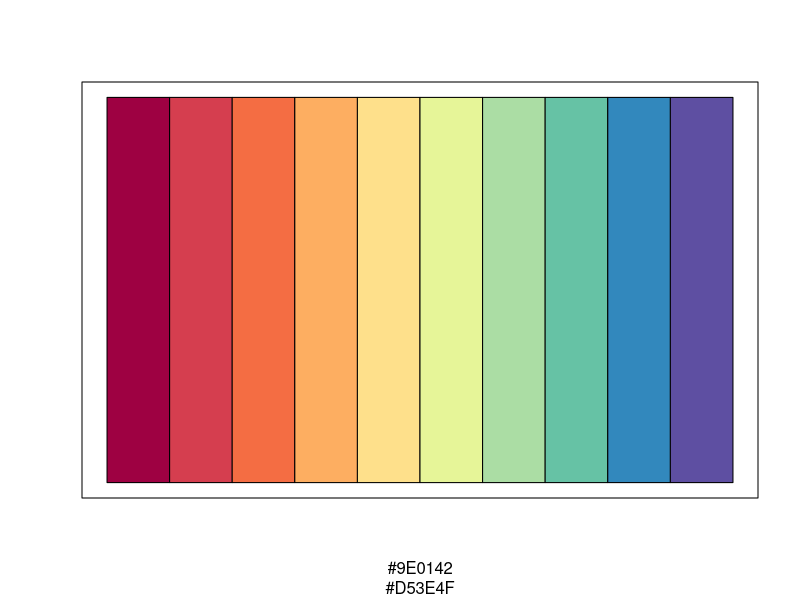
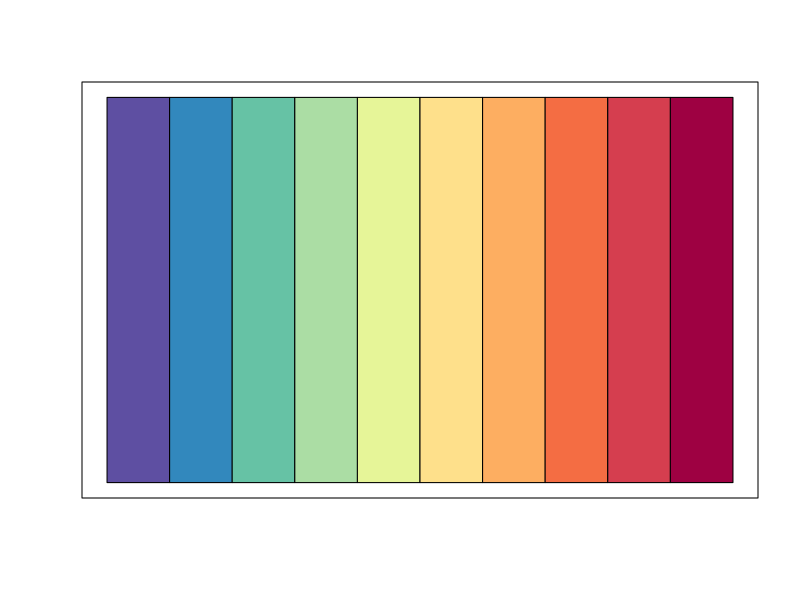
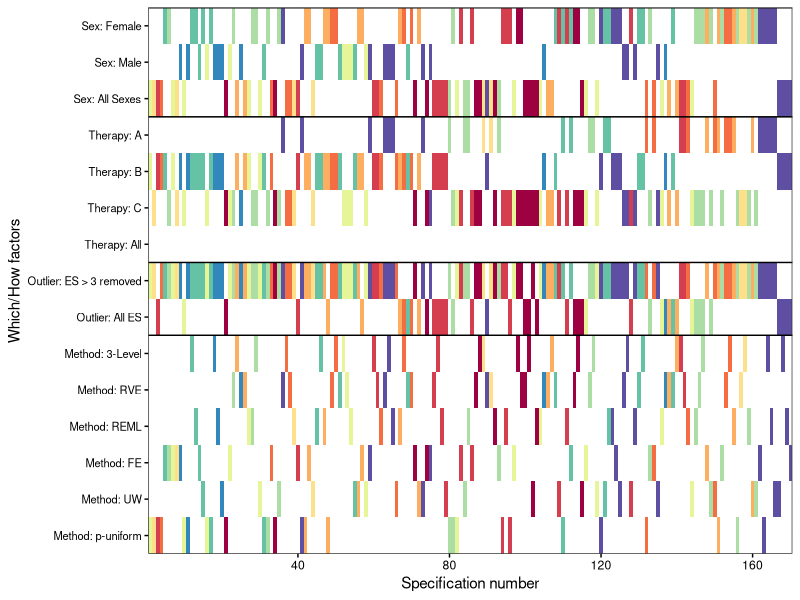
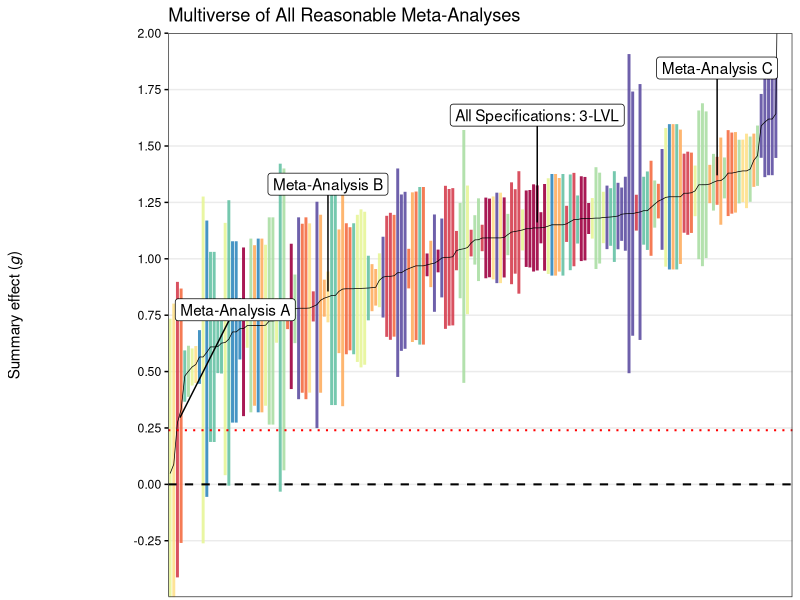
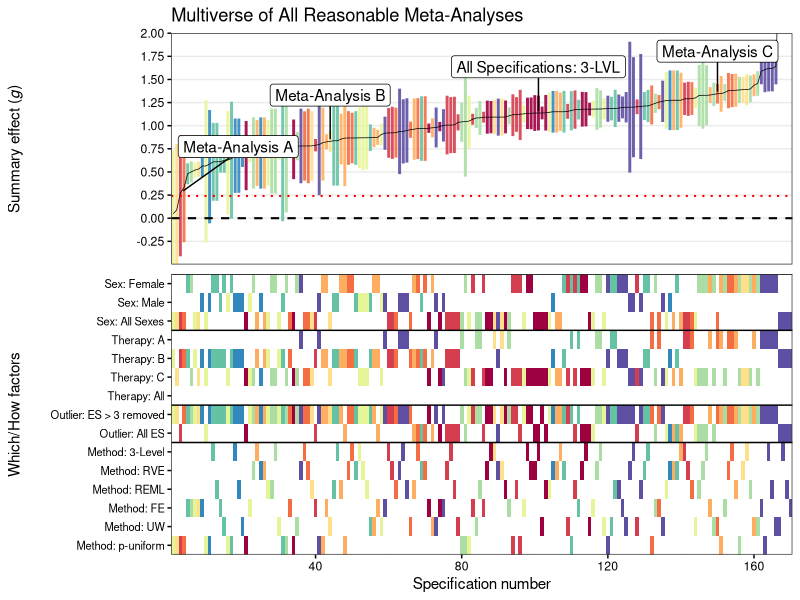
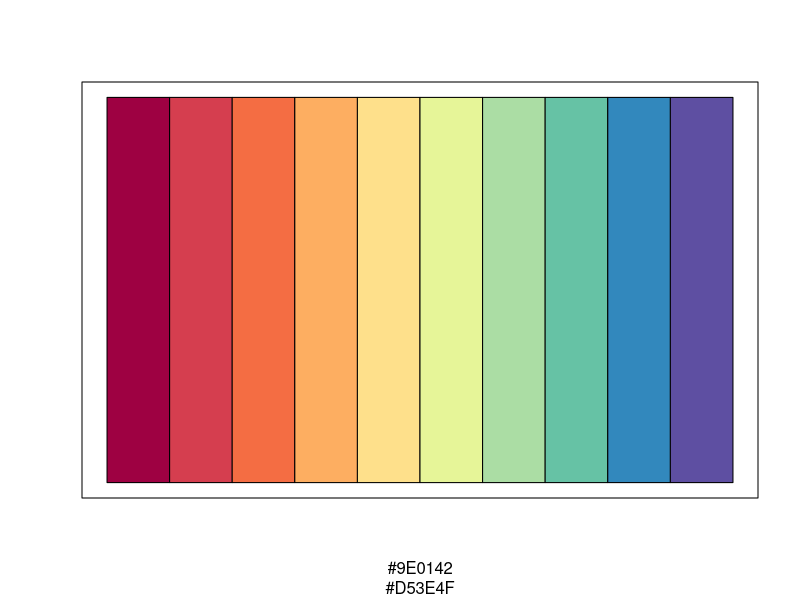
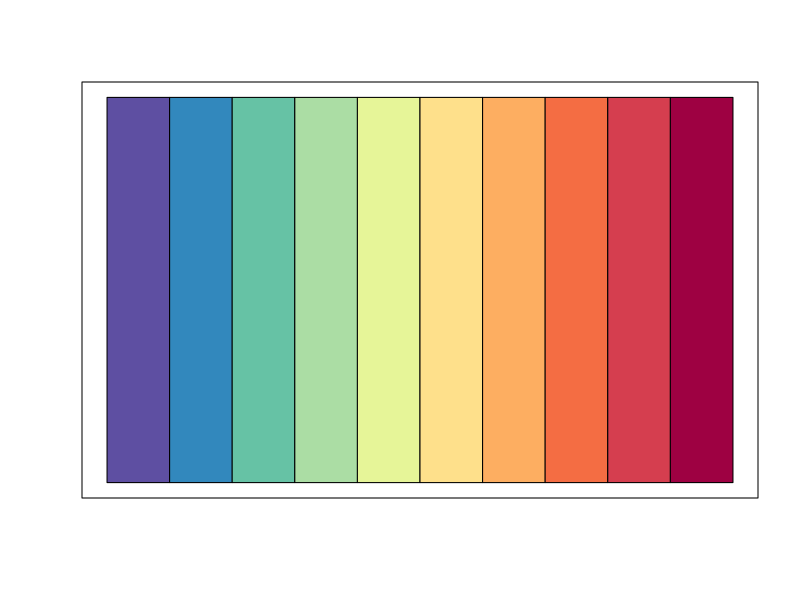
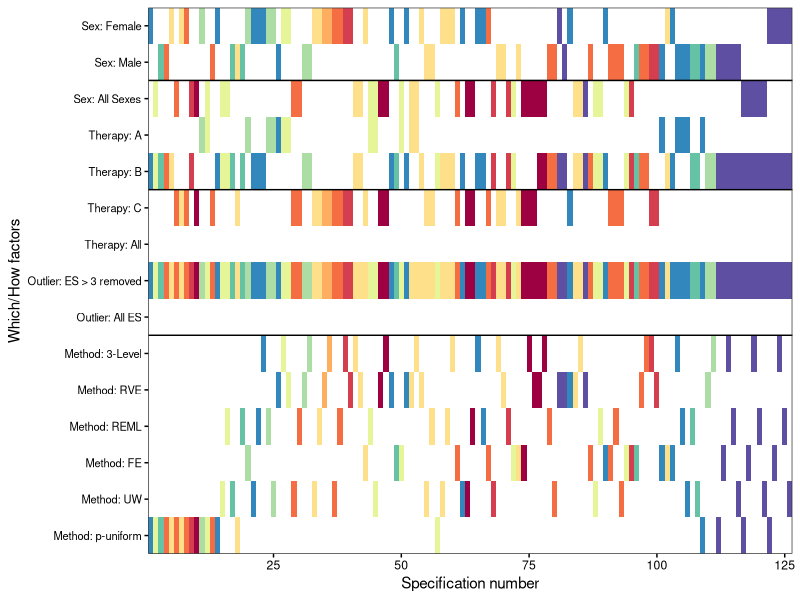

Reproduce these figures in R, in order.
## ---- chunk 1
knitr::opts_chunk$set(echo = TRUE)
library(tidyverse) # Probably something, at this point I am not sure anymore :)  
library(cowplot)   # Arrange Plots
library(ggrepel)   # geom_label_repel 

set.seed(42)
## ---- chunk 2
specifications_full <- read_csv2("data/specifications_full.csv")
data_sim <- read_csv2("data/data_sim.csv")
## ---- chunk 3
x_rank <- rank(specifications_full$mean, 
               ties.method = "random")
## ---- chunk 4
age_group     <- c(unique(data_sim$age_group), "all groups")
sex      <- c(unique(data_sim$sex), "all sexes")
therapy  <- c(unique(data_sim$therapy), "all therapy")
outlier       <- c("ES > 3 removed", "all es")
## ---- chunk 5
ma_method     <- c("3-level", "rve", "reml", "fe", "uw", "p-uniform")
## ---- chunk 6
yvar <- rep(factor(rev(c(
  age_group,
  sex,
  therapy,
  outlier,
  ma_method )), levels = rev(c(
  age_group,
  sex,
  therapy,
  outlier,
  ma_method))), 
times = nrow(specifications_full))

unique(yvar)
## ---- chunk 7
length(yvar)

length(levels(yvar)) * nrow(specifications_full)
## ---- chunk 8
xvar <- rep(x_rank, 
            each = length(levels(yvar)))
## ---- chunk 9
spec <- NULL
## ---- chunk 10
for(i in 1:nrow(specifications_full)) {
  id <- as.numeric(levels(yvar) %in% 
                     as.character(unlist(
                       specifications_full[i, 1:6])))  
  spec <- c(spec, id)
}
## ---- chunk 11
plotdata <- data.frame(xvar, 
                       yvar, 
                       spec)

head(plotdata)
## ---- chunk 12
rev(unique(yvar))
## ---- chunk 13
ylabels <- rev(c(
"Group: Non-adults",  
"Group: Adults",
"Group: All groups", 

"Sex: Female",  
"Sex: Male",
"Sex: All Sexes", 

"Therapy: A", 
"Therapy: B",
"Therapy: C",
"Therapy: All",

"Outlier: ES > 3 removed",  
"Outlier: All ES", 

"Method: 3-Level",
"Method: RVE",
"Method: REML",
"Method: FE",
"Method: UW",
"Method: p-uniform"
 ))

ylabels
## ---- chunk 14
plotdata$k <- rep(specifications_full$k, 
                  each = length(levels(yvar)))  

plotdata$fill <- as.factor(plotdata$k * plotdata$spec)
## ---- chunk 15
write.csv(plotdata, "data/plotdata.csv")
## ---- chunk 16
fill_quantiles <- quantile(plotdata$k, c(.10, .20, .30, .40, .50, .60, .70, .80, .90))
## ---- chunk 17
plotdata_rel <- plotdata %>% 
  mutate(fill_manual = case_when(
    spec == 0 ~ 0,           # white
    k  != 0               & k <= fill_quantiles[1] ~ 1,     # light yellow
    k > fill_quantiles[1] & k <= fill_quantiles[2] ~ 2,
    k > fill_quantiles[2] & k <= fill_quantiles[3] ~ 3,
    k > fill_quantiles[3] & k <= fill_quantiles[4] ~ 4,
    k > fill_quantiles[4] & k <= fill_quantiles[5] ~ 5,
    k > fill_quantiles[5] & k <= fill_quantiles[6] ~ 6,
    k > fill_quantiles[6] & k <= fill_quantiles[7] ~ 7,
    k > fill_quantiles[7] & k <= fill_quantiles[8] ~ 8,
    k > fill_quantiles[8] & k <= fill_quantiles[9]  ~ 9,
    k > fill_quantiles[9]  ~ 10),   # dark red
    fill_manual = as.factor(fill_manual))
## ---- chunk 18
cols <- RColorBrewer::brewer.pal(min(11, length(levels(plotdata_rel$fill_manual)) - 1), "Spectral")
plot(NULL, xlim=c(0,length(cols)), ylim=c(0,1), 
    xlab=cols, ylab="", xaxt="n", yaxt="n")
rect(0:(length(cols)-1), 0, 1:length(cols), 1, col=cols)
## ---- chunk 19
cols_rev <- cols[floor(seq(from = length(cols), to = 0, # change from to to reverse color coding!
              length.out = length(levels(plotdata_rel$fill_manual))))] # change - 1 for direction change
plot(NULL, xlim=c(0,length(cols_rev)), ylim=c(0,1), 
    xlab="", ylab="", xaxt="n", yaxt="n")
rect(0:(length(cols_rev)-1), 0, 1:length(cols_rev), 1, col=cols_rev)
## ---- chunk 20
p1_rel <- ggplot(data = plotdata_rel, 
       aes(x = xvar, 
           y = as.factor(yvar), 
           fill = fill_manual)) +
  geom_raster() + 
  geom_hline(yintercept = c(6, 8, 12, 15, 20, 23, 27, 32) + 0.5) +  # Change here
  scale_x_continuous(position = "bottom") +
  scale_y_discrete(labels = ylabels) +
  scale_fill_manual(
    values = c("white", cols_rev)) +
  labs(x = "Specification number", 
       y = "Which/How factors") +
  coord_cartesian(
    expand = F, xlim = c(0.5, nrow(specifications_full) + 0.5)) +
  theme_bw() + 
  theme(legend.position = "none",
        axis.text.y = element_text(colour = "black", size = 8),
        axis.text.x = element_text(colour = "black"),
                axis.ticks = element_line(colour = "black"),
        plot.margin = margin(t = 5.5, 
                             r = 5.5, 
                             b = 5.5, 
                             l = 5.5, 
                             unit = "pt"))

p1_rel
## ---- chunk 21
fill_quantiles <- quantile(specifications_full$k, c(.10, .20, .30, .40, .50, .60, .70, .80, .90))

specifications_full_rel <- specifications_full %>% 
  mutate(fill_manual = case_when(
    k  != 0               & k <= fill_quantiles[1] ~ 1,     # light yellow
    k > fill_quantiles[1] & k <= fill_quantiles[2] ~ 2,
    k > fill_quantiles[2] & k <= fill_quantiles[3] ~ 3,
    k > fill_quantiles[3] & k <= fill_quantiles[4] ~ 4,
    k > fill_quantiles[4] & k <= fill_quantiles[5] ~ 5,
    k > fill_quantiles[5] & k <= fill_quantiles[6] ~ 6,
    k > fill_quantiles[6] & k <= fill_quantiles[7] ~ 7,
    k > fill_quantiles[7] & k <= fill_quantiles[8] ~ 8,
    k > fill_quantiles[8] & k <= fill_quantiles[9]  ~ 9,
    k > fill_quantiles[9]  ~ 10),   # dark red
  fill_manual = as.factor(fill_manual))

specifications_full_rel$xvar <- x_rank

yrng <- range(c(0, specifications_full$lb, specifications_full$ub))

#ylimit <- round(c(yrng[1] - diff(yrng)*0.1, yrng[2] + diff(yrng)*0.1), 1)

ylimit <- c(-.5, 2)
#y_breaks_forest <- round(seq(from = round(ylimit[1], 1), to = round(ylimit[2], 1), by = 0.5), 2)
y_breaks_forest <- seq(-.25, 2, 0.25)

y_labels_forest <- format(y_breaks_forest, nsmall = 2)
y_breaks_forest <- c(ylimit[1], y_breaks_forest)
y_labels_forest <- c(ylabels[which.max(nchar(ylabels))], y_labels_forest)
## ---- chunk 22
ma_for_forest_1 <- specifications_full_rel %>% 
  filter(full_set == 1 & ma_method == "3-level") %>% mutate(label = "All Specifications: 3-LVL")

ma_for_forest_2 <- specifications_full_rel %>% 
  arrange(mean) %>% 
  slice(3) %>% 
  mutate(label = "Meta-Analysis A")

ma_for_forest_3  <- specifications_full_rel %>% 
  arrange(mean) %>% 
  slice(44) %>%  mutate(label = "Meta-Analysis B")

ma_for_forest_4  <- specifications_full_rel %>% 
  arrange(mean) %>% 
  slice(150) %>%  mutate(label = "Meta-Analysis C")

ma_for_forest <- bind_rows(ma_for_forest_1,
                           ma_for_forest_2,
                           ma_for_forest_3,
                           ma_for_forest_4)
## ---- chunk 23
p2_rel <- specifications_full_rel %>% 
 # filter(!ma_method == "rve") %>% 
  ggplot(aes(x = xvar, 
             y = mean))+ 
  geom_errorbar(aes(ymin = lb, 
                    ymax = ub,
                    col = as.factor(fill_manual)), 
                width = 0, 
                size = 1,
                alpha = .9) +
  geom_line(col = "black", size = 0.25) +
  geom_hline(yintercept = 0, linetype = "dashed", size = 0.7) +
  geom_hline(yintercept = .24, linetype = "dotted", size = 0.7, color = "red") +
  scale_x_continuous(name = "") +
  scale_y_continuous(name = expression(paste("Summary effect (", italic("g"),")")),
                     breaks = y_breaks_forest, labels = y_labels_forest) + 
  scale_color_manual(values = cols_rev) +
  coord_cartesian(ylim = ylimit, xlim = c(0.5, nrow(specifications_full) + 0.5), expand = FALSE) +
  ggtitle("Multiverse of All Reasonable Meta-Analyses") +
  theme_bw() +
  theme(legend.position = "none",
        axis.text.x = element_blank(),
        axis.ticks.x = element_blank(),
        axis.text.y = element_text(colour = c("white", rep("black", times = length(y_labels_forest) - 1))),
        axis.ticks.y = element_line(colour = c("white", rep("black", times = length(y_breaks_forest) - 1))),
        panel.grid.major.x = element_blank(),
        panel.grid.minor.x = element_blank(),
        panel.grid.major.y = element_line(),
        panel.grid.minor.y = element_blank(),
        plot.margin = margin(t = 5.5, r = 5.5, b = -15, l = 5.5, unit = "pt")) +
  geom_label_repel(data = ma_for_forest, 
                   aes(label = label),
                   seed = 42,
                   box.padding   = 0.35, 
                   point.padding = 0.5,
                   direction = "both",
                   lineheight = 2,
                   nudge_y = .5,
                   segment.color = 'black',
                   segment.angle = 90,
                   segment.size = .5)

p2_rel
## ---- chunk 24
p_rel <- plot_grid(p2_rel,
                   p1_rel,
                   ncol = 1,
                   align = "v",
                   rel_heights = c(4,5))
p_rel
## ---- chunk 25
ggsave("figures/descriptive_specification.png", 
       p_rel, 
       width = 10, 
       height = 7.5,
       dpi = "retina"
       )
## ---- chunk 26
specifications_full <- read_csv2("data/specifications_full_null.csv")
data_sim <- read_csv2("data/data_sim_null.csv")
## ---- chunk 27
x_rank <- rank(specifications_full$mean, 
               ties.method = "random")
## ---- chunk 28
age_group     <- c(unique(data_sim$age_group), "all groups")
sex      <- c(unique(data_sim$sex), "all sexes")
therapy  <- c(unique(data_sim$therapy), "all therapy")
outlier       <- c("ES > 3 removed", "all es")
## ---- chunk 29
ma_method     <- c("3-level", "rve", "reml", "fe", "uw", "p-uniform")
## ---- chunk 30
yvar <- rep(factor(rev(c(
  age_group,
  sex,
  therapy,
  outlier,
  ma_method )), levels = rev(c(
  age_group,
  sex,
  therapy,
  outlier,
  ma_method))), 
times = nrow(specifications_full))

unique(yvar)
## ---- chunk 31
length(yvar)

length(levels(yvar)) * nrow(specifications_full)
## ---- chunk 32
xvar <- rep(x_rank, 
            each = length(levels(yvar)))
## ---- chunk 33
spec <- NULL
## ---- chunk 34
for(i in 1:nrow(specifications_full)) {
  id <- as.numeric(levels(yvar) %in% 
                     as.character(unlist(
                       specifications_full[i, 1:6])))  
  spec <- c(spec, id)
}
## ---- chunk 35
plotdata <- data.frame(xvar, 
                       yvar, 
                       spec)

head(plotdata)
## ---- chunk 36
rev(unique(yvar))
## ---- chunk 37
ylabels <- rev(c(
"Group: Non-adults",  
"Group: Adults",
"Group: All groups", 

"Sex: Female",  
"Sex: Male",
"Sex: All Sexes", 

"Therapy: A", 
"Therapy: B",
"Therapy: C",
"Therapy: All",

"Outlier: ES > 3 removed",  
"Outlier: All ES", 

"Method: 3-Level",
"Method: RVE",
"Method: REML",
"Method: FE",
"Method: UW",
"Method: p-uniform"
 ))

ylabels
## ---- chunk 38
plotdata$k <- rep(specifications_full$k, 
                  each = length(levels(yvar)))  

plotdata$fill <- as.factor(plotdata$k * plotdata$spec)
## ---- chunk 39
write.csv(plotdata, "data/plotdata_null.csv")
## ---- chunk 40
fill_quantiles <- quantile(plotdata$k, c(.10, .20, .30, .40, .50, .60, .70, .80, .90))
## ---- chunk 41
plotdata_rel <- plotdata %>% 
  mutate(fill_manual = case_when(
    spec == 0 ~ 0,           # white
    k  != 0               & k <= fill_quantiles[1] ~ 1,     # light yellow
    k > fill_quantiles[1] & k <= fill_quantiles[2] ~ 2,
    k > fill_quantiles[2] & k <= fill_quantiles[3] ~ 3,
    k > fill_quantiles[3] & k <= fill_quantiles[4] ~ 4,
    k > fill_quantiles[4] & k <= fill_quantiles[5] ~ 5,
    k > fill_quantiles[5] & k <= fill_quantiles[6] ~ 6,
    k > fill_quantiles[6] & k <= fill_quantiles[7] ~ 7,
    k > fill_quantiles[7] & k <= fill_quantiles[8] ~ 8,
    k > fill_quantiles[8] & k <= fill_quantiles[9]  ~ 9,
    k > fill_quantiles[9]  ~ 10),   # dark red
    fill_manual = as.factor(fill_manual))
## ---- chunk 42
cols <- RColorBrewer::brewer.pal(min(11, length(levels(plotdata_rel$fill_manual)) - 1), "Spectral")
plot(NULL, xlim=c(0,length(cols)), ylim=c(0,1), 
    xlab=cols, ylab="", xaxt="n", yaxt="n")
rect(0:(length(cols)-1), 0, 1:length(cols), 1, col=cols)
## ---- chunk 43
cols_rev <- cols[floor(seq(from = length(cols), to = 0, # change from to to reverse color coding!
              length.out = length(levels(plotdata_rel$fill_manual))))] # change - 1 for direction change
plot(NULL, xlim=c(0,length(cols_rev)), ylim=c(0,1), 
    xlab="", ylab="", xaxt="n", yaxt="n")
rect(0:(length(cols_rev)-1), 0, 1:length(cols_rev), 1, col=cols_rev)
## ---- chunk 44
p1_rel <- ggplot(data = plotdata_rel, 
       aes(x = xvar, 
           y = as.factor(yvar), 
           fill = fill_manual)) +
  geom_raster() + 
  geom_hline(yintercept = c(6, 10, 13, 16, 20, 23, 27, 32) + 0.5) +  # Change here
  scale_x_continuous(position = "bottom") +
  scale_y_discrete(labels = ylabels) +
  scale_fill_manual(
    values = c("white", cols_rev)) +
  labs(x = "Specification number", 
       y = "Which/How factors") +
  coord_cartesian(
    expand = F, xlim = c(0.5, nrow(specifications_full) + 0.5)) +
  theme_bw() + 
  theme(legend.position = "none",
        axis.text.y = element_text(colour = "black", size = 8),
        axis.text.x = element_text(colour = "black"),
                axis.ticks = element_line(colour = "black"),
        plot.margin = margin(t = 5.5, 
                             r = 5.5, 
                             b = 5.5, 
                             l = 5.5, 
                             unit = "pt"))

p1_rel
## ---- chunk 45
fill_quantiles <- quantile(specifications_full$k, c(.10, .20, .30, .40, .50, .60, .70, .80, .90))

specifications_full_rel <- specifications_full %>% 
  mutate(fill_manual = case_when(
    k  != 0               & k <= fill_quantiles[1] ~ 1,     # light yellow
    k > fill_quantiles[1] & k <= fill_quantiles[2] ~ 2,
    k > fill_quantiles[2] & k <= fill_quantiles[3] ~ 3,
    k > fill_quantiles[3] & k <= fill_quantiles[4] ~ 4,
    k > fill_quantiles[4] & k <= fill_quantiles[5] ~ 5,
    k > fill_quantiles[5] & k <= fill_quantiles[6] ~ 6,
    k > fill_quantiles[6] & k <= fill_quantiles[7] ~ 7,
    k > fill_quantiles[7] & k <= fill_quantiles[8] ~ 8,
    k > fill_quantiles[8] & k <= fill_quantiles[9]  ~ 9,
    k > fill_quantiles[9]  ~ 10),   # dark red
  fill_manual = as.factor(fill_manual))

specifications_full_rel$xvar <- x_rank

yrng <- range(c(0, specifications_full$lb, specifications_full$ub))

#ylimit <- round(c(yrng[1] - diff(yrng)*0.1, yrng[2] + diff(yrng)*0.1), 1)

ylimit <- c(-2, 3)
#y_breaks_forest <- round(seq(from = round(ylimit[1], 1), to = round(ylimit[2], 1), by = 0.5), 2)
y_breaks_forest <- seq(-1.5, 3, 0.25)

y_labels_forest <- format(y_breaks_forest, nsmall = 2)
y_breaks_forest <- c(ylimit[1], y_breaks_forest)
y_labels_forest <- c(ylabels[which.max(nchar(ylabels))], y_labels_forest)
## ---- chunk 46
ma_for_forest_1 <- specifications_full_rel %>% 
  filter(full_set == 1 & ma_method == "3-level") %>% mutate(label = "All Specifications: 3-LVL")

ma_for_forest_2 <- specifications_full_rel %>% 
  arrange(mean) %>% 
  slice(3) %>% 
  mutate(label = "Meta-Analysis A")

ma_for_forest_3  <- specifications_full_rel %>% 
  arrange(mean) %>% 
  slice(44) %>%  mutate(label = "Meta-Analysis B")

ma_for_forest_4  <- specifications_full_rel %>% 
  arrange(mean) %>% 
  slice(150) %>%  mutate(label = "Meta-Analysis C")

ma_for_forest <- bind_rows(ma_for_forest_1,
                           ma_for_forest_2,
                           ma_for_forest_3,
                           ma_for_forest_4)
## ---- chunk 47
p2_rel <- specifications_full_rel %>% 
 # filter(!ma_method == "rve") %>% 
  ggplot(aes(x = xvar, 
             y = mean))+ 
  geom_errorbar(aes(ymin = lb, 
                    ymax = ub,
                    col = as.factor(fill_manual)), 
                width = 0, 
                size = 1,
                alpha = .9) +
  geom_line(col = "black", size = 0.25) +
  geom_hline(yintercept = 0, linetype = "dashed", size = 0.7) +
  geom_hline(yintercept = .24, linetype = "dotted", size = 0.7, color = "red") +
  scale_x_continuous(name = "") +
  scale_y_continuous(name = expression(paste("Summary effect (", italic("g"),")")),
                     breaks = y_breaks_forest, labels = y_labels_forest) + 
  scale_color_manual(values = cols_rev) +
  coord_cartesian(ylim = ylimit, xlim = c(0.5, nrow(specifications_full) + 0.5), expand = FALSE) +
  ggtitle("Multiverse of All Reasonable Meta-Analyses") +
  theme_bw() +
  theme(legend.position = "none",
        axis.text.x = element_blank(),
        axis.ticks.x = element_blank(),
        axis.text.y = element_text(colour = c("white", rep("black", times = length(y_labels_forest) - 1))),
        axis.ticks.y = element_line(colour = c("white", rep("black", times = length(y_breaks_forest) - 1))),
        panel.grid.major.x = element_blank(),
        panel.grid.minor.x = element_blank(),
        panel.grid.major.y = element_line(),
        panel.grid.minor.y = element_blank(),
        plot.margin = margin(t = 5.5, r = 5.5, b = -15, l = 5.5, unit = "pt")) +
  geom_label_repel(data = ma_for_forest, 
                   aes(label = label),
                   seed = 42,
                   box.padding   = 0.35, 
                   point.padding = 0.5,
                   direction = "both",
                   lineheight = 2,
                   nudge_y = .5,
                   segment.color = 'black',
                   segment.angle = 90,
                   segment.size = .5)

p2_rel
## ---- chunk 48
p_rel <- plot_grid(p2_rel,
                   p1_rel,
                   ncol = 1,
                   align = "v",
                   rel_heights = c(4,5))
p_rel
## ---- chunk 49
ggsave("figures/descriptive_specification_null.png", 
       p_rel, 
       width = 10, 
       height = 7.5,
       dpi = "retina"
       )
